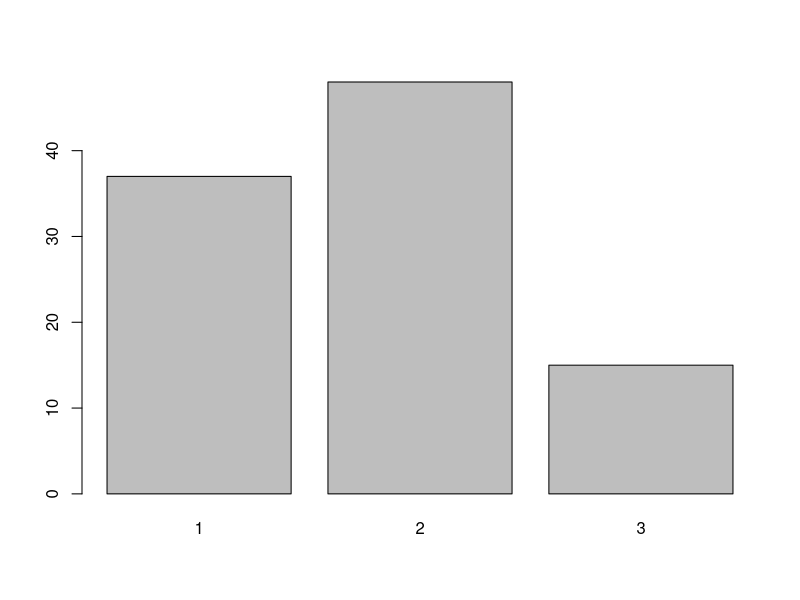

Recreate this plot in R. (Note: this script raises an error after producing the figure.)

# if, else if, else statements:
## Define a random number and store it in a variable. 
## Determination of the sign of the number using conditionals: 
## positive, negative or null.


x <- runif(1, -1, 1);x

if(x > 0) {
  "The number is positive."
} else if (x<0){
  "The number is negative."
} else {"The number is zero."}



# Diapo 4

# Switch
## Create a sample of N=100 observations from 1 to 3, whose occurrence probabilities 
## are 0.3, 0.6 and 0.1% respectively. Use the sample function (see documentation).
## Choose with switch function between cases "mean" or "median"

observations <- sample(1:3, size=100, replace=TRUE, prob=c(.30,.60,.10)); observations

switch("media", media = mean(observations), mediana = median(observations))
switch("mediana", media = mean(observations), mediana = median(observations))

## If there are no coincidences or ways to compute, returns NULL
typeof(switch("Lucho", media = mean(observations), mediana = median(observations)))

## I can call numerically:
switch (2,media = mean(observations), mediana = median(observations))

barplot(table(observations))



# Diapo 5

# The for loop
## What does the mean function return? Write a for loop that computes the mean
## of the given observations from the vector defined above. Steps: 
## 1) sum all elements. 
## 2) divide the result by the length of observations' vector. 
## 3) Print on screen a messages informing the mean.

seq_along(observations)
## Using seq_along:
obs_sum <- 0
for (i in seq_along(observations)) {
    obs_sum <- observations[i] + obs_sum
    obs_mean <- obs_sum/length(observations)
}

obs_sum
obs_mean

print(paste("The sum of all observations is ", obs_sum, "and the mean is ", obs_mean))

## Iterating directly with the components of the vector:
obs_sum <- 0
for (i in observations) {
  obs_sum <- i + obs_sum
  obs_mean <- obs_sum/length(observations)
}
obs_mean



# Diapo 6

# The while loop
## Repeat the same as before but with a while loop.
n = 1
while(n <= 7){
  print(n)
  n = n+1
}



# Diapo 7

# The repeat loop
## Start from number one and print successive numbers up to 7 with a repeat loop.

n <- 1
repeat{
  if(n == 7){
    break
  }
  print(n)
  n <- n + 1
}

n <- 1
repeat{
  if(n<=7){
    print(n)
    n = n+1
  }else{
    break
  }
}
  
## As we can see, the loop terminates when it encounters the break statement.


# Diapo 8

## Check the difference with the next statement:
x <- 1:5
for (val in x) {
  if (val == 3){
    next
  }
  print(val)
}



# Diapo 9

# Functions

## Let's create a function that receives a random number as an input parameter 
## and returns it raised to the cube:
my.func <- function(number){
  result <- number ^ 3
  return (result)
}

## Call the function:
x1 = round(runif(1,1,10)); x1
a <- my.func(x1);a


## Slight modification to receive two numbers as input parameters of the function.
## Let's create a function that receives two random numbers as input parameters 
## and returns the first argument raised to the second:
my.func <- function(x,y){
  result <- x ^ y
  return (result)
}

## Call the function:
x2 = round(runif(1,1,3)); x2
## These 3 syntax produces the same output:
a <- my.func(x1,x2);a
a <- my.func(y=x2,x=x1);a
a <- my.func(x=x1,y=x2);a

## But is different from:
a <- my.func(y=x1,x=x2);a


## Slight modification: Add a default value for the previous function:
my.func <- function(x,y=2){
  result <- x ^ y
  return (result)
}
a <- my.func(x=x1);a
a <- my.func(x=x1,y=x2);a


## Slight modification: Return more than one value
my.func <- function(x,y=2){
  result <- x ^ y
  addition <- x+y
  return (result,addition)
}

## How would I get more than one return in a function?
## Create a function that extracts the maximum and the minimum from a list
min.max <- function(v){
  my.list <- list()
  
  my.list$min <- min(v)
  my.list$max <- max(v)
  
  return (my.list)
}

result <- min.max(c(100, 20, 34, 8))
result
my.list$min
result$min
result$max



# apply() function:
## Get the sum of the columns of a matrix
m <- matrix(5:14, nrow = 5, ncol = 2);m
apply(X=m, MARGIN=2, FUN=sum)

## Or the sum of the rows
apply(m, 1, sum)
## Which is equivalent to:
c(sum(m[,1]), sum(m[,2]))

# lapply()
## Special case iof apply() design for lists.
m.2 <- matrix(1:10, ncol = 2, nrow = 5)

my.list = list(m.2, m); my.list
## This output is not very different from what an array would return... 
## Task for you: So what is the difference between a list and an array?

prod_list = lapply(my.list, FUN = prod);prod_list

prod_list[[1]] == factorial (10)

## Check this!!! :O
## This data set provides measurements of the diameter, height and volume 
## of timber in 31 felled black cherry trees. Note that the diameter (in inches)
## is erroneously labelled Girth in the data.

trees
trees_mean <- lapply(X = trees, FUN = mean);trees_mean
class(trees_mean)

mean(trees$Height)*0.3048

# sapply()
## The output is a matrix of a vector.
my.list
sapply(my.list, sum)


# tapply()
## Check this manner of adding odd and even numbers separately:
v.num <- c(10:20)
v.fact <- c("PAR", "IMPAR", "PAR", "IMPAR", "PAR", "IMPAR",
            "PAR", "IMPAR", "PAR", "IMPAR", "PAR")

v.num
v.fact
tapply(v.num, v.fact, sqrt)
tapply(v.num, v.fact, sum)

# There is also mapply(), check how it works!